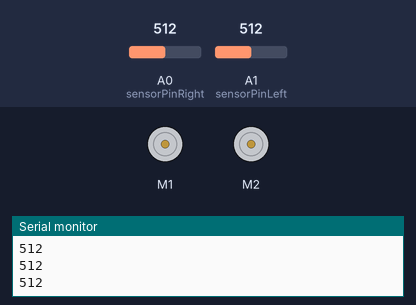
Bench run of a sketch on a simulated Arduino Uno, built with avr-gcc and run on an emulated ATmega328P. On the bench: 2 × DC motor (green arrow = forward, orange = backward, longer = faster), the last lines printed to the serial monitor. The test bench sets the inputs (shaded band); at power-on: A1 (sensorPinLeft) = 512, A0 (sensorPinRight) = 512.

Above: at 1.2 s.
1.3 s: A1 (sensorPinLeft) set to 840
2.8 s: A1 (sensorPinLeft) set to 864
At 3.8 s:
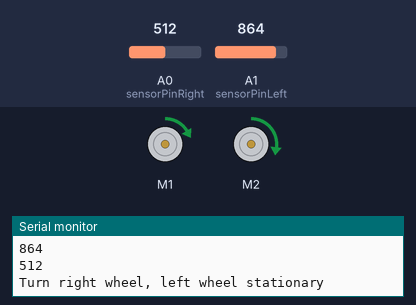
4.3 s: A0 (sensorPinRight) set to 104
7.3 s: A0 (sensorPinRight) set to 91
Timing chart, 0 to 9.8 s (numbered marks = the images above; inputs shaded):
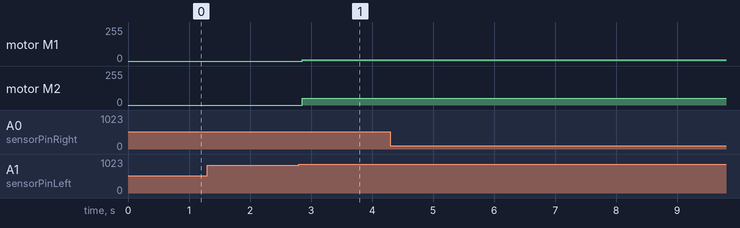

The sketch:

working_code.ino
```cpp
#include <Wire.h>
#include <Adafruit_MotorShield.h>

Adafruit_MotorShield AFMS = Adafruit_MotorShield();

Adafruit_DCMotor *leftMotor = AFMS.getMotor(1);
Adafruit_DCMotor *rightMotor = AFMS.getMotor(2);

int sensorPinLeft = A1;   // select the input pin for the IR sensor on the left
int sensorPinRight = A0;  // select the input pin for the IR sensor on the right

int sensorValueLeft = 0;  // variable to store the value coming from the sensor
int sensorValueRight = 0;  // variable to store the value coming from the sensor

void setup() {
  pinMode(sensorPinLeft, INPUT);
  pinMode(sensorPinRight, INPUT);

  AFMS.begin();
  leftMotor->run(FORWARD);
  leftMotor->setSpeed(0);
  rightMotor->run(FORWARD);
  rightMotor->setSpeed(0);

  Serial.begin(9600);
}

void loop() {
  // read the value from the sensor:
  sensorValueLeft = analogRead(sensorPinLeft);
  sensorValueRight = analogRead(sensorPinRight);
  Serial.println(sensorValueLeft);
  Serial.println(sensorValueRight);
  // On: 900 sth
  // Off: 700 sth

  if (sensorValueLeft >= 850) {

      Serial.println("Turn right wheel, left wheel stationary");
      leftMotor->setSpeed(10);
      rightMotor->setSpeed(50);
  }
  else if (sensorValueRight >= 850) {
      leftMotor->setSpeed(50);
      rightMotor->setSpeed(10);
  }
  else if (sensorValueLeft >= 850 and sensorValueRight >= 850) {

    Serial.println("Sharp turnnnnnnnnnnnnnnnnnnnnnnnnnnnnnnnnnnnnnnnnnnnnnnnnnnnnnnnnnnnnnnnnn1");
    leftMotor->setSpeed(250);
    rightMotor->setSpeed(0);
    delay(100);
  }
}
```

Measured:
- the behaviour switches between 849 and 850 on A1 (sensorPinLeft) (found by bisection; images 0 and 1)
- after the input at 2.8 s, motor M1: stopped → forward 10/255 after 0.06 s; motor M2: stopped → forward 50/255 after 0.06 s
